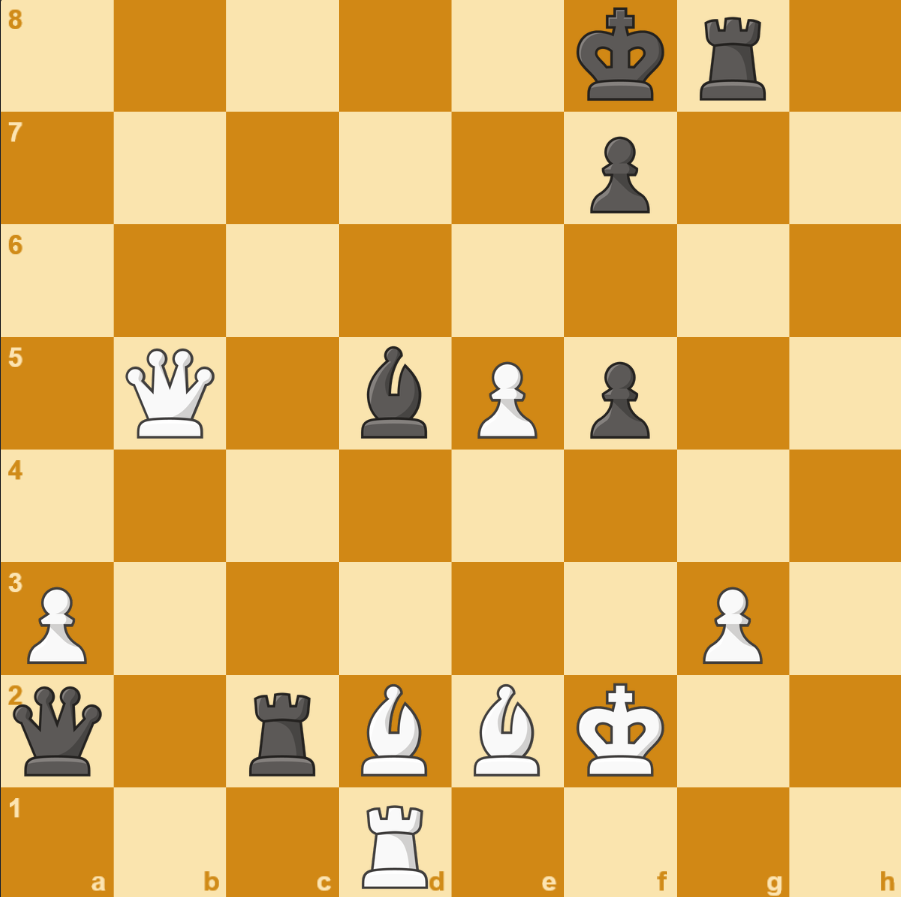
#> input picture chess.png, 901 x 897 px
$ python -i collect_training_data.py   (imports and definitions only)
#> lines starting #> are read from the running program, lines starting #| are printed output that depends on the picture; after the words box and inside, x2 and y2 are one past the last pixel; in counts of white or black regions, pixels touching at a corner belong together
#!/usr/bin/env python3
"""
Collect Training Data for Chess Piece Recognition

This script helps you collect training data for chess piece recognition.
It extracts squares from chess board images and lets you label them.

Usage:
    python collect_training_data.py --image_path PATH_TO_IMAGE --output_dir PATH_TO_DATASET
"""

import os
import sys
import argparse
import numpy as np
import cv2
import tkinter as tk
from tkinter import ttk
from PIL import Image, ImageTk

# Define piece classes
PIECE_CLASSES = [
    'empty',  # 0
    'P', 'N', 'B', 'R', 'Q', 'K',  # White pieces (1-6)
    'p', 'n', 'b', 'r', 'q', 'k'   # Black pieces (7-12)
]

class ChessBoardProcessor:
    """Class to process chess board images and extract squares."""

    def __init__(self):
        """Initialize the processor."""
        pass

    def preprocess_image(self, img_path):
        """Load and preprocess the image."""
#> called with img_path = 'chess.png'
        # Read the image
        img = cv2.imread(img_path)
#> img is the input picture: shape (897, 901, 3); mean B, G, R 99.1, 178, 222.6
        if img is None:
            raise ValueError(f"Could not read image from {img_path}")

        # Convert to RGB (OpenCV uses BGR by default)
        img_rgb = cv2.cvtColor(img, cv2.COLOR_BGR2RGB)

        # Resize if the image is too large
        max_dim = 1200
        h, w = img_rgb.shape[:2]
#> h = 897; w = 901
        if max(h, w) > max_dim:
            scale = max_dim / max(h, w)
            img_rgb = cv2.resize(img_rgb, (int(w * scale), int(h * scale)))

        return img_rgb

    def detect_board(self, img):
        """Detect the chess board in the image."""
        # Convert to grayscale
        gray = cv2.cvtColor(img, cv2.COLOR_RGB2GRAY)
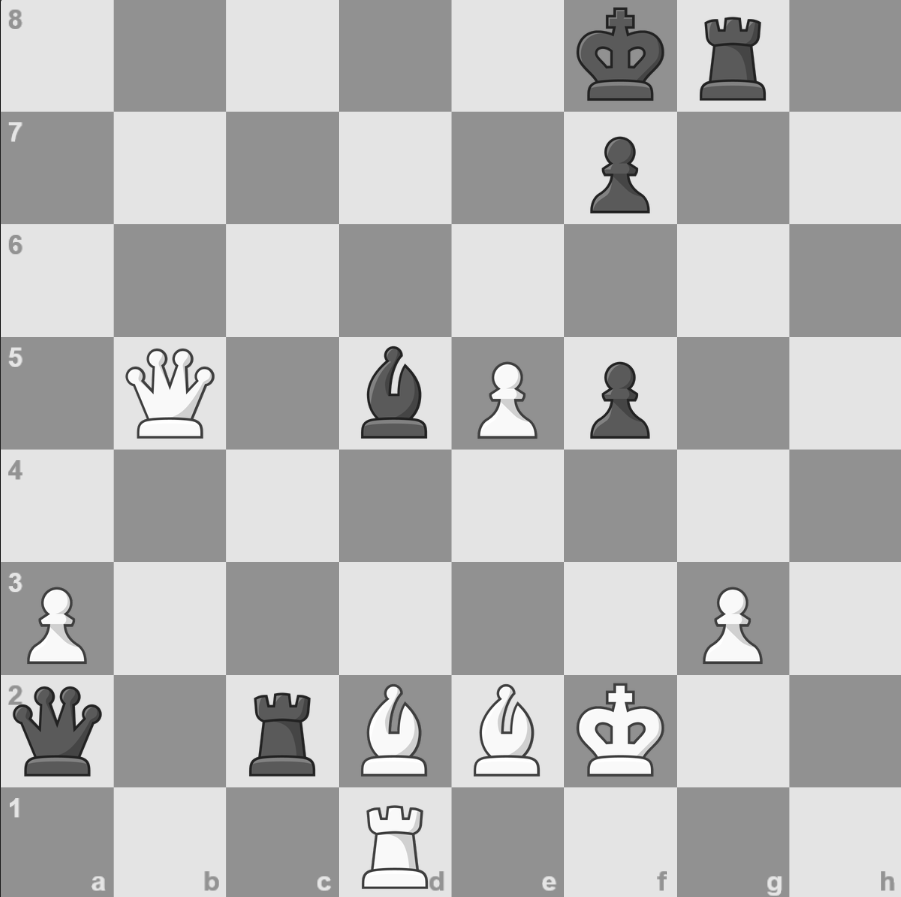
#> gray: shape (897, 901); min 28, max 255, mean 182.3

        # Apply Gaussian blur to reduce noise
        blurred = cv2.GaussianBlur(gray, (5, 5), 0)

        # Apply adaptive thresholding
        thresh = cv2.adaptiveThreshold(
            blurred, 255, cv2.ADAPTIVE_THRESH_GAUSSIAN_C,
            cv2.THRESH_BINARY_INV, 11, 2
        )
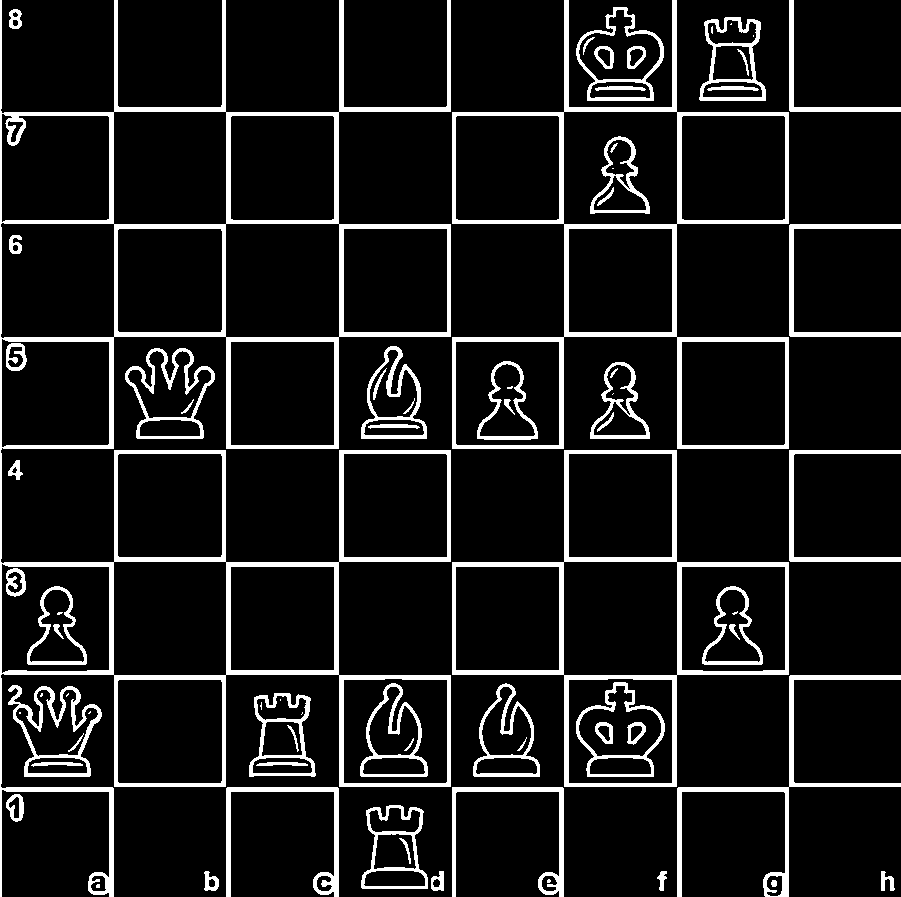
#> thresh: shape (897, 901); 10.4% white; 78 white regions (17 under 20 px)

        # Find contours
        contours, _ = cv2.findContours(
            thresh, cv2.RETR_EXTERNAL, cv2.CHAIN_APPROX_SIMPLE
        )
#> contours = 25 contours; largest, box (x1, y1, x2, y2) and area: (0, 0, 451, 897) 204916, (452, 0, 789, 449) 76013, (452, 450, 789, 787) 62722, (576, 7, 664, 101) 5501, (125, 348, 215, 439) 5146

        # Find the largest contour (likely the chess board)
        if not contours:
            raise ValueError("No contours found in the image")

        largest_contour = max(contours, key=cv2.contourArea)
#> largest_contour = contour of 136 points, box (x1, y1, x2, y2) (0, 0, 451, 897), area 204916

        # Approximate the contour to a polygon
        epsilon = 0.02 * cv2.arcLength(largest_contour, True)
#> epsilon = 130.2
        approx = cv2.approxPolyDP(largest_contour, epsilon, True)
#> approx = contour of 9 points, box (x1, y1, x2, y2) (0, 0, 451, 897), area 264935

        # If the polygon has 4 vertices, it's likely the chess board
        if len(approx) == 4:
            # Sort the points in order: top-left, top-right, bottom-right, bottom-left
            pts = np.array([p[0] for p in approx])
            rect = self.order_points(pts)

            # Apply perspective transform to get a top-down view
            warped = self.four_point_transform(img, rect)

            return warped
        else:
            # If we can't find a quadrilateral, try to use the bounding rectangle
            x, y, w, h = cv2.boundingRect(largest_contour)
#> x = 0; y = 0; w = 451; h = 897

            # Check if the bounding rectangle is approximately square
            aspect_ratio = float(w) / h
#> aspect_ratio = 0.503
            if 0.8 <= aspect_ratio <= 1.2:
                # Extract the region
                board = img[y:y+h, x:x+w]
                return board
            else:
                # Try to find the board using Hough lines
                return self.detect_board_hough(img)

    def detect_board_hough(self, img):
        """Detect the chess board using Hough lines."""
        # Convert to grayscale
        gray = cv2.cvtColor(img, cv2.COLOR_RGB2GRAY)

        # Apply Canny edge detection
        edges = cv2.Canny(gray, 50, 150, apertureSize=3)
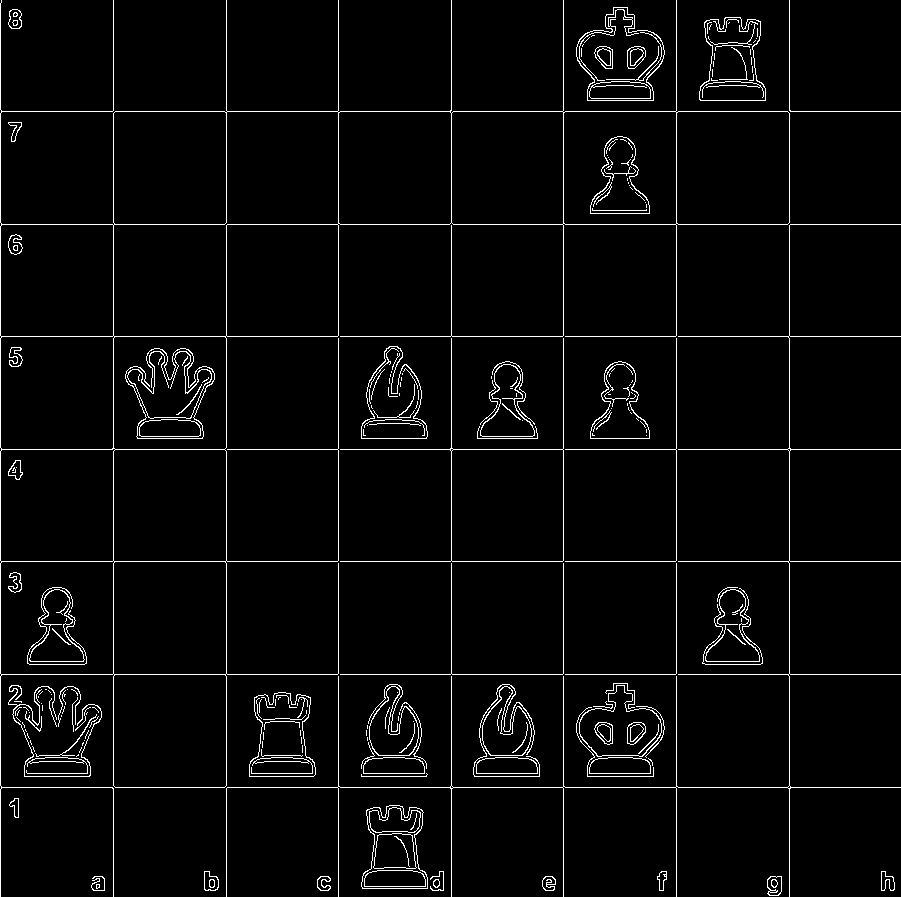
#> edges: shape (897, 901); 3.4% white in thin lines or dots

        # Apply Hough Line Transform
        lines = cv2.HoughLines(edges, 1, np.pi/180, 100)
#> lines = 50 rows, first 8: [336, 1.57], [561, 1.57], [674, 1.57], [338, 0], [563, 0], [676, 0], [111, 1.57], [224, 1.57]

        if lines is None:
            raise ValueError("No lines detected in the image")

        # Filter horizontal and vertical lines
        h_lines = []
        v_lines = []

        for line in lines:
            rho, theta = line[0]
            if 0.1 < theta < 0.5:  # Vertical lines
                v_lines.append((rho, theta))
            elif 1.0 < theta < 1.5:  # Horizontal lines
                h_lines.append((rho, theta))
#> this loop made 50 passes
#> (rho, theta) on passes 1 to 12: (336, 1.57), (561, 1.57), (674, 1.57), (338, 0), (563, 0), (676, 0), (111, 1.57), (224, 1.57), (449, 1.57), (787, 1.57), (113, 0), (226, 0)
#> after the loop, h_lines = []; v_lines = [(695, 0.314)]

        # Sort lines by rho
        h_lines.sort()
        v_lines.sort()

        # Find the most likely board boundaries
        if len(h_lines) >= 2 and len(v_lines) >= 2:
            # Get the outermost lines
            top_line = h_lines[0]
            bottom_line = h_lines[-1]
            left_line = v_lines[0]
            right_line = v_lines[-1]

            # Calculate intersection points
            tl = self.intersection(top_line, left_line)
            tr = self.intersection(top_line, right_line)
            br = self.intersection(bottom_line, right_line)
            bl = self.intersection(bottom_line, left_line)

            # Apply perspective transform
            pts = np.array([tl, tr, br, bl], dtype=np.float32)
            warped = self.four_point_transform(img, pts)

            return warped

        # If all else fails, return the original image
        return img

    # [66 lines left out: functions order_points, four_point_transform, intersection, not called in this run]

    def extract_squares(self, board_img):
        """Extract the 64 squares from the chess board."""
        # Resize to a standard size
        board_img = cv2.resize(board_img, (800, 800))
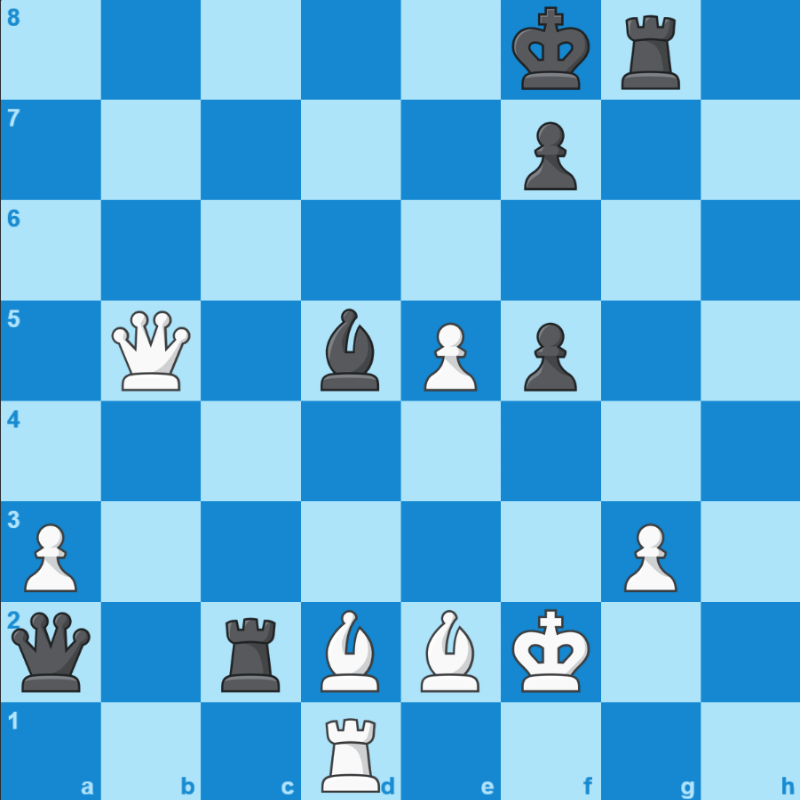
#> board_img: shape (800, 800, 3); mean of channels 0, 1, 2 222.6, 178, 99.1; drawn as B, G, R

        # Calculate square size
        h, w = board_img.shape[:2]
#> h = 800; w = 800
        square_size = h // 8
#> square_size = 100

        # Extract each square
        squares = []
        for row in range(8):
            for col in range(8):
                y1 = row * square_size
                y2 = (row + 1) * square_size
                x1 = col * square_size
                x2 = (col + 1) * square_size

                square = board_img[y1:y2, x1:x2]
                squares.append((square, (row, col)))
#> after the loop, squares = 64 items

        return squares

    def process_image(self, img_path):
        """Process an image and extract chess squares."""
        # Preprocess the image
        img = self.preprocess_image(img_path)

        # Detect the board
        try:
            board_img = self.detect_board(img)
        except Exception as e:
            print(f"Error detecting board: {e}")
            board_img = img  # Use the original image if detection fails

        # Extract the squares
        squares = self.extract_squares(board_img)
#> squares = 64 items

        return img, board_img, squares

class SquareLabelingApp:
    """GUI application for labeling chess squares."""

    # [177 lines left out: functions __init__, display_current_square, save_and_next, next_square, main, not called in this run]

# [2 lines not run here, left out]

>>> result = ChessBoardProcessor().process_image('chess.png')
